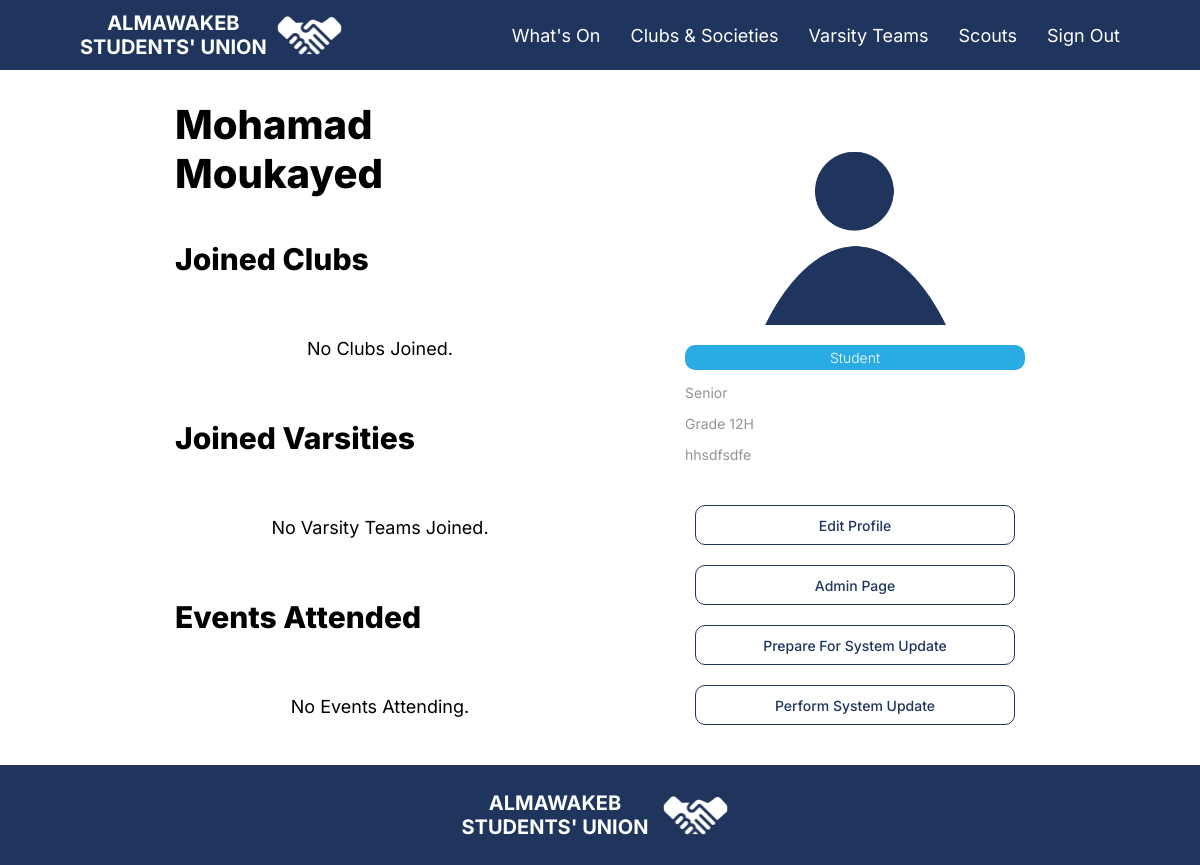
The app's page /profile/User (signed in) with its own data.
### mainapp/models.py (models this page shows, shortened)
class User(AbstractBaseUser, PermissionsMixin):
    name = models.CharField(max_length=255)
    email = models.EmailField(verbose_name="email", max_length=60, unique=True)
    is_admin = models.BooleanField(default=False)
    is_staff = models.BooleanField(default=False)
    is_active = models.BooleanField(default=True)
    associated_student = models.ForeignKey("Student",null=True, blank=True, on_delete=models.CASCADE)
    associated_faculty = models.ForeignKey("Faculty",null=True, blank=True, on_delete=models.CASCADE)
    associated_clubs = models.ManyToManyField("Club", blank=True,related_name="associated_clubs")
    associated_varsities = models.ManyToManyField("Varsity", blank=True,related_name="associated_varsity")
    objects = UserManager()
    USERNAME_FIELD = 'email'
    REQUIRED_FIELDS = ['name']

class Student(models.Model):
    student_db_id = models.CharField(max_length=20, primary_key=True,help_text="Student ID")
    YEAR_CHOICES = [
        ('FR', 'Freshman'),
        ('SO', 'Sophomore'),
        ('JR', 'Junior'),
        ('SR', 'Senior'),
    ]
    SECTION_CHOICES = [
        ('A', 'A'),
        ('B', 'B'),
        ('C', 'C'),
        ('D', 'D'),
        ('E', 'E'),
        ('F', 'F'),
        ('G', 'G'),
        ('H', 'H'),
        ('I', 'I'),
        ('J', 'J'),
    ]
    year_level = models.IntegerField(blank=True, null=True)
    section = models.CharField(max_length=1, choices=SECTION_CHOICES)
    profile_picture = models.ImageField(upload_to='profiles/', null=True, blank=True, default='default-pfp.png')
    about = models.TextField(blank=True,null=True)
    year_level_title = models.CharField(max_length=10, blank=True)

### mainapp/views.py (the view)
# urls.py: path("profile/User", views.UserProfile, name="user_profile"),
def UserProfile(request: WSGIRequest):
    if request.user is None:
        return redirect("/")
    else:
        userType = ""
        memberCount = 0
        clubSlashMembers = None
        if request.user.associated_student is not None:
            userType = "student"
            clubSlashMembers = {"clubs":getClubs(request.user),"varsities":getVarsities(request.user)}
        elif request.user.associated_faculty is not None:
            userType = "faculty"
        allUsers = User.objects.all()
        events = []
        for event in Event.objects.all():
            if request.user in event.attending_Students.all():
                events.append(event)
        return render(request, "profile_student.html", {'url':request.build_absolute_uri(), 'user': request.user, 'userType': userType,"clubSlashMembers": clubSlashMembers, 'allUsers': allUsers, 'attendingEvents':events, 'litAllUsers': User.objects.all()})

### mainapp/views.py (called while the page is built)
def getVarsities(user):
    varsities = []
    for varsity in Varsity.objects.all():
        if user in varsity.members.all():
            varsities.append(varsity)
    return varsities

def getClubs(user):
    clubs = []
    for club in Club.objects.all():
        if user in club.members.all():
            clubs.append(club)
    return clubs

### templates/profile_student.html (shortened to what this page needs)
{% extends 'Base.html' %}
{% load static %}
{% load custom_tags %}
{% block content %}
<div style="display: flex; gap: 100px; justify-content: space-between;">
    <div style="display: flex; justify-content: space-between; flex-direction: column; flex: 1;">
        <p class="pageTitle" style="margin: 0px;">{{ user.name }}</p>
        <br>
        {% if userType == "student" %}
        <p class="pageSubtitle" style="margin: 0px;">Joined Clubs</p>
        <br>
        <div class="grid">
            {% for club in clubSlashMembers.clubs %}
            <div>
                <a href="{% url 'club_detail' club.id %}">
                    <img class="eventCover" style="border: {{ club.color }} 3px solid;" src="{{ club.logo.url }}" alt="Club Cover">
                    <p class="text">{{ club.name }}</p>
                    <p class="aboutText">{{ club.date }}</p>
                </a>
            </div>
            {% empty %}
            <p class="text">No Clubs Joined.</p>
            {% endfor %}
        </div>
        <br>
        <div class="profileRow">
        <p class="pageSubtitle" style="margin: 0px;">Joined Varsities</p>
        </div>
        <br>
        <div class="grid">
            {% for varsity in clubSlashMembers.varsities %}
            <div>
                <a href="{% url 'varsity_detail' varsity.id %}">
                    <img class="eventCover" style="border: {{ varsity.color }} 3px solid;" src="{{ varsity.logo.url }}" alt="{{ varsity.name }}">
                    <p class="text">{{ varsity.name }}</p>
                </a>
            </div>
            {% empty %}
            <p class="text">No Varsity Teams Joined.</p>
            {% endfor %}
        </div>
        <br>
        <div class="profileRow">
        <p class="pageSubtitle" style="margin: 0px;">Events Attended</p>
        </div>
        <br>
        <div class="grid">
            {% for events in attendingEvents %}
            <div>
                <a href="{% url 'event_detail' events.id %}">
                    <img class="eventCover" style="border: blue 3px solid;" src="{{ events.cover.url }}" alt="{{ events.name }}">
                    <p class="text">{{ events.title }}</p>
                </a>
            </div>
            {% empty %}
            <p class="text">No Events Attending.</p>
            {% endfor %}
        </div>
        {% endif %}
    </div>
    <div>
        {% if userType == "student" %}
        <div class="centerer huns" style="margin-bottom: 20px;">
        <img src="{{ user.associated_student.profile_picture.url }}" alt="Profile Picture" class="articleCover">
        </div>
        <div class="tagBox" style="background: #29abe3;">
            <p class="tagText">Student</p>
        </div>
        <p class="aboutText sidebar">{{ user.associated_student.year_level_title }}</p>
        <p class="aboutText sidebar">Grade {{ user.associated_student.year_level }}{{ user.associated_student.section }}</p>
        <p class="aboutText sidebar">{{ user.associated_student.about | safe}}</p>
        {% endif %}
        <br>
        <a href="/profile/Edit"><button class="btn">Edit Profile</button></a>
        <br>
        {% if user.is_admin and user.is_superuser and user.is_staff %}
        <a href="/admin" target="_blank"><button class="btn">Admin Page</button></a><br>
        <button class="btn" onclick="prepareSystemUpdate();">Prepare For System Update</button><br>
        <button class="btn" onclick="activateSystemUpdate();">Perform System Update</button>
        {% endif %}
    </div>
</div>
{% endblock %}

### static/CSS/base.css (style rules this page uses)
a { text-decoration: none; }
.pageTitle { color: black; font-size: 40px; font-family: Inter; font-weight: 800; }
.pageSubtitle { color: black; font-size: 30px; font-family: Inter; font-weight: 800; }
.text { color: black; font-size: 18px; font-family: Inter; font-weight: 400; }
.aboutText { color: #949494; font-size: 14px; font-family: Inter; font-weight: 400; }
.aboutText.sidebar { max-width: 300px; word-break: normal; word-wrap: normal; }
.grid { display: grid; grid-gap: 25px; justify-items: center; grid-template-columns: repeat(auto-fit, minmax(300px, 1fr)); }
.tagBox { display: flex; height: 25px; background: #414648; border-radius: 10px; align-items: center; justify-content: center; }
.tagText { text-align: center; color: white; font-size: 14px; font-family: Inter; font-weight: 300; }
.articleCover { width: 225px; height: 225px; }
.btn { border: 1px solid #1F355E; width: 320px; height: 40px; border-radius: 10px; background-color: white; margin: 10px; color: #1F355E; font-family: 'Inter'; font-size: 14px; font-weight: 500; cursor: pointer; transition-duration: 0.2s; }
.centerer { display: flex; justify-content: center; flex-direction: column; align-items: center; height: 50%; }
.centerer.huns { height: unset; }
.profileRow { display: flex; justify-content: space-between; align-items: center; }
img { object-fit: contain; }

### records on screen
User: name "Mohamad Moukayed", associated_student.profile_picture (placeholder picture), associated_student.year_level_title "Senior", associated_student.year_level "12", associated_student.section "H", associated_student.about "hhsdfsdfe"
